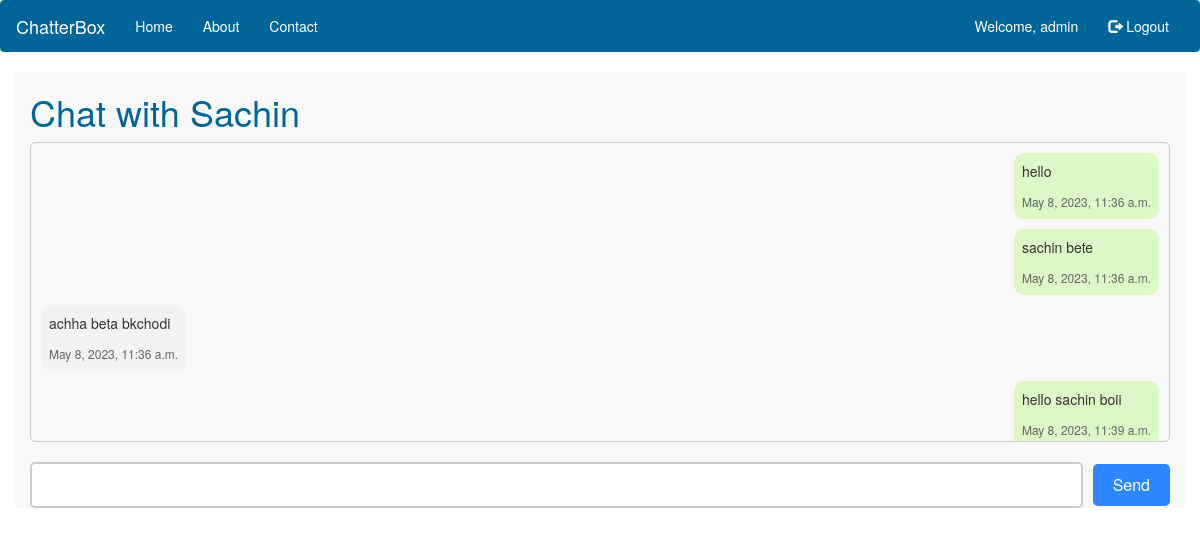
The page /chat/2/ (signed in) on the database its author committed.
### home/models.py (models this page shows, shortened)
class Message(models.Model):
    sender = models.ForeignKey(User, on_delete=models.CASCADE, related_name='sent_messages')
    recipient = models.ForeignKey(User, on_delete=models.CASCADE, related_name='received_messages')
    content = models.TextField()
    timestamp = models.DateTimeField(auto_now_add=True)

### home/views.py (the view)
# urls.py: path('chat/<int:user_id>/', views.chat, name='chat'),
@login_required
@login_required
def chat(request, user_id):
    current_user = request.user
    user = User.objects.get(id=user_id)
    messages = Message.objects.filter(sender=request.user, recipient=user) | Message.objects.filter(sender=user, recipient=request.user)
    messages = messages.order_by('timestamp')
    if request.method == 'POST':
        content = request.POST.get('message')
        message = Message.objects.create(sender=request.user, recipient=user, content=content)
        message.save()
    context = {
        'user': user,
        'messages': messages,
        'current_user' : current_user
    }
    return render(request, 'chat.html', context)

### home/templates/chat.html (shortened to what this page needs)
{% extends 'base.html' %}
{% load static %}
{% block css %}
<link rel="stylesheet" href="{% static 'css/chat.css' %}">
{% endblock css %}
{% block content %}
<h1>Chat with {{ user.username }}</h1>
<div id="chat">
{% for message in messages %}
    <div class="message{% if message.sender == request.user %} sent{% else %} received{% endif %}">
        <p>{{ message.content }}</p>
        <span class="timestamp">{{ message.timestamp }}</span>
    </div>
{% empty %}
    <p>No messages yet.</p>
{% endfor %}
</div>
<form method="POST" action="{% url 'chat' user_id=user.id %}">
    <input type="text" name="message" id="message">
    <button type="submit">Send</button>
    </form>
{% endblock %}

### home/templates/base.html (shortened to what this page needs)
<!DOCTYPE html>
<html>
<head>
    <link rel="stylesheet" href="https://maxcdn.bootstrapcdn.com/bootstrap/3.3.7/css/bootstrap.min.css">
    {% block css %}
    {% endblock css %}
</head>
<body>
    <nav class="navbar navbar-default">
        <div class="container-fluid">
            <div class="navbar-header">
                <a class="navbar-brand" href="{% url 'home' %}">ChatterBox</a>
            </div>
            <div class="collapse navbar-collapse" id="myNavbar">
                <ul class="nav navbar-nav">
                    <li><a href="{% url 'home' %}">Home</a></li>
                    <li><a href="#">About</a></li>
                    <li><a href="#">Contact</a></li>
                </ul>
                <ul class="nav navbar-nav navbar-right">
                    {% if user.is_authenticated %}
                        <li><a href="{% url 'profile' %}">Welcome, {{ current_user.username }}</a></li>
                        <li><a href="{% url 'logout' %}"><span class="glyphicon glyphicon-log-out"></span> Logout</a></li>
                    {% else %}
                        <li><a href="{% url 'login' %}"><span class="glyphicon glyphicon-log-in"></span> Login</a></li>
                        <li><a href="{% url 'signup' %}"><span class="glyphicon glyphicon-user"></span> Register</a></li>
                    {% endif %}
                </ul>
            </div>
        </div>
    </nav>
    <div class="container">
        {% block content %}{% endblock %}
    </div>
</body>
</html>

### home/static/css/chat.css (style rules this page uses)
#chat { display: flex; flex-direction: column; gap: 10px; padding: 10px; border: 1px solid #ccc; border-radius: 5px; height: 300px; overflow-y: scroll; }
.message.sent { align-self: flex-end; background-color: #DCF8C6; border-radius: 10px; padding: 8px; max-width: 70%; }
.message.received { align-self: flex-start; background-color: #F2F2F2; border-radius: 10px; padding: 8px; max-width: 70%; }
.timestamp { font-size: 12px; margin-top: 4px; color: #666; }
form { display: flex; flex-direction: row; align-items: center; margin-top: 20px; }
input[type="text"] { flex: 1; padding: 10px; margin-right: 10px; border: 2px solid #ccc; border-radius: 5px; font-size: 16px; transition: border-color 0.2s; }
button[type="submit"] { background-color: #2d88ff; color: #fff; border: none; border-radius: 5px; padding: 10px 20px; font-size: 16px; cursor: pointer; transition: background-color 0.2s; }

### home/templates/base.html (style rules this page uses)
.navbar-default { background-color: #006699; border-color: #006699; }
.navbar-default .navbar-nav > li > a { color: #fff; }
.navbar-default .navbar-brand { color: #fff; }
.container { background-color: #f8f8f8; }
h1 { color: #006699; }
p { color: #333; }

### rows shown on the page
Message: content "hello", timestamp "May 8, 2023, 11:36 a.m."
Message: content "sachin bete", timestamp "May 8, 2023, 11:36 a.m."
Message: content "achha beta bkchodi", timestamp "May 8, 2023, 11:36 a.m."
Message: content "hello sachin boii", timestamp "May 8, 2023, 11:39 a.m."

### other values the page prints
{{ current_user.username }} "admin"
{{ user.username }} "Sachin"
